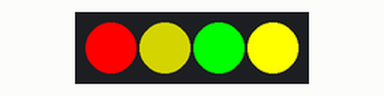
Simulated run of this sketch. Board: Arduino Uno, built with avr-gcc and run on an emulated ATmega328P. On the bench: 4 RGB LEDs in strip order, left to right.

Above: at 0.15 s.
At 4.65 s:
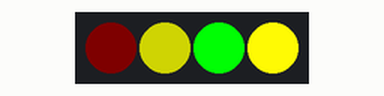
At 10.06 s:
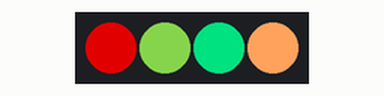
At 19.97 s:
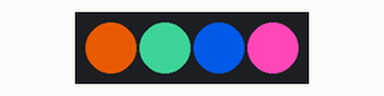
At 29.88 s:
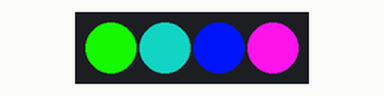
At 39.79 s:
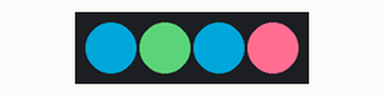
Timing chart, 0 to 40.0 s (numbered marks = the images above):
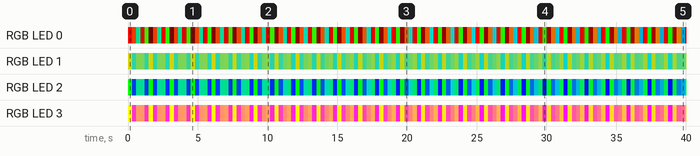

Measured:
- by itself, RGB LED 0: off → RGB(255, 0, 0) at 0.00 s, → RGB(204, 50, 0) 0.30 s later, → RGB(0, 153, 101) 0.30 s later, → RGB(153, 0, 0) 0.30 s later, … (134 changes in this stretch)
- by itself, RGB LED 2: off → RGB(0, 255, 0) at 0.00 s, → RGB(0, 50, 204) 0.30 s later, → RGB(0, 153, 101) 0.30 s later, → RGB(0, 50, 204) 0.60 s later, … (133 changes in this stretch)

The sketch:

neopixel_player.ino
```cpp
#include <Adafruit_NeoPixel.h>

extern "C" {
  #include "player.h"
}

#define PIN 1

#define NEOPIXEL_COUNT 4

#if 0
#include <stdarg.h>

void dprintf(char *fmt, ... ) {
  char buf[128]; // resulting string limited to 128 chars
  va_list args;
  va_start(args, fmt );
  vsnprintf(buf, 128, fmt, args);
  va_end(args);
  Serial.print(buf);
}
#endif

// Parameter 1 = number of pixels in strip
// Parameter 2 = pin number (most are valid)
// Parameter 3 = pixel type flags, add together as needed:
//   NEO_KHZ800  800 KHz bitstream (most NeoPixel products w/WS2812 LEDs)
//   NEO_KHZ400  400 KHz (classic 'v1' (not v2) FLORA pixels, WS2811 drivers)
//   NEO_GRB     Pixels are wired for GRB bitstream (most NeoPixel products)
//   NEO_RGB     Pixels are wired for RGB bitstream (v1 FLORA pixels, not v2)
Adafruit_NeoPixel strip = Adafruit_NeoPixel(NEOPIXEL_COUNT, PIN, NEO_GRB + NEO_KHZ800);

PROGMEM Note NEO_0[] = {
  { 255, 255,   0,   0,   0 },
  { 255, 255,   0,   0, 250 },
  { 255,   0, 255,   0, 250 },
  { 255,   0,   0, 255, 250 },
  { 255,   0,   0,   0,   0 },
  { 255,   0,   0,   0,  -1 },
};

PROGMEM Note NEO_1[] = {
  { 255, 128, 128,   0,   0 },
  { 255,   0, 128, 128, 250 },
  { 255, 128, 128,   0, 250 },
  { 255,   0, 128, 128, 250 },
  { 255, 128, 128,   0, 250 },
  { 255,   0, 128, 128,  -1 },
};

PROGMEM Note NEO_2[] = {
  { 255,   0, 255,   0,   0 },
  { 255,   0,   0, 255, 250 },
  { 255,   0, 255,   0, 250 },
  { 255,   0,   0, 255, 250 },
  { 255,   0, 255,   0, 250 },
  { 255,   0,   0,   0,  -1 },
};

PROGMEM Note NEO_3[] = {
  { 255, 255, 255,   0,   0 },
  { 255, 255,   0, 255, 250 },
  { 255, 255, 255,   0, 250 },
  { 255, 255,   0, 255, 250 },
  { 255, 255, 255,   0, 250 },
  { 255, 255,   0,   0,  -1 },
};

PlayerData players[4];
#define PLAYERDATA_END (players + sizeof(players) / sizeof(*players))

unsigned long timestamp;

void setup() {
  timestamp = millis();
  playerInitData(&players[0], 0, NEO_0);
  playerInitData(&players[1], 1, NEO_1);
  playerInitData(&players[2], 2, NEO_2);
  playerInitData(&players[3], 3, NEO_3);

  strip.begin();
  strip.clear();
  strip.show(); // Initialize all pixels to 'off'
}

void loop() {
  unsigned long now = millis();
  unsigned long dt = now - timestamp;
  timestamp = now;

  for (PlayerData* p = players; p < PLAYERDATA_END; ++p) {
    playerUpdate(p, dt);
    strip.setPixelColor(
        p->pixel,
        playerGetRed(p),
        playerGetGreen(p),
        playerGetBlue(p));

    playerResetIfDone(p);
  }
  strip.show();
}
```

player.c
```cpp
#ifdef ARDUINO
  #define dprintf
#else
  #include <stdio.h>
  #define dprintf printf
#endif

#include "player.h"

void playerInitData(PlayerData* pData, uint16_t pixel, Note* pNote) {
  Note note;

  pData->pixel = pixel;
  pData->pNotes = pData->pNote = pNote;

  memcpy_P(&note, pData->pNote, sizeof(note));

  pData->r = pData->r0 = FIXED_MAKE(note.r);
  pData->g = pData->g0 = FIXED_MAKE(note.g);
  pData->b = pData->b0 = FIXED_MAKE(note.b);

  ++pData->pNote;
  memcpy_P(&note, pData->pNote, sizeof(note));

  pData->r1 = FIXED_MAKE(note.r);
  pData->g1 = FIXED_MAKE(note.g);
  pData->b1 = FIXED_MAKE(note.b);
  pData->t = FIXED_MAKE(note.msec);

  pData->elapsedMsec = 0;
}

uint8_t playerGetRed(PlayerData* pData) {
  return (uint8_t) constrain(FIXED_TO_INT(pData->r), 0, 255);
}

uint8_t playerGetGreen(PlayerData* pData) {
  return (uint8_t) constrain(FIXED_TO_INT(pData->g), 0, 255);
}

uint8_t playerGetBlue(PlayerData* pData) {
  return (uint8_t) constrain(FIXED_TO_INT(pData->b), 0, 255);
}

FIXED lerp(FIXED v0, FIXED v1, FIXED t) {
  return FIXED_MUL((FIXED_MAKE(1) - t), v0) + FIXED_MUL(t, v1);
}

void playerUpdate(PlayerData* pData, unsigned long dt) {
  Note note;

  if (pData->pNote == 0) {
    // end of data reached
    return;
  }

  pData->elapsedMsec += FIXED_MAKE(dt);
  if (pData->elapsedMsec < pData->t) {
    dprintf(
        "interpolate: elapsedMsec=%d t=%d\n",
        FIXED_TO_INT(pData->elapsedMsec), FIXED_TO_INT(pData->t));
    // interpolate
    FIXED tt = (pData->t == 0) ? FIXED_MAKE(1) : FIXED_DIV(pData->elapsedMsec, pData->t);
    pData->r = lerp(pData->r0, pData->r1, tt);
    pData->g = lerp(pData->g0, pData->g1, tt);
    pData->b = lerp(pData->b0, pData->b1, tt);

  } else {
    while (pData->elapsedMsec >= pData->t) {
      // advance index and see if end of data reached
      ++pData->pNote;
      memcpy_P(&note, pData->pNote, sizeof(note));

      if (note.msec < 0) {
        // set the final color
        pData->r = pData->r1;
        pData->g = pData->g1;
        pData->b = pData->b1;
	pData->pNote = 0;
	return;
      }

      pData->r = pData->r0 = pData->r1;
      pData->g = pData->g0 = pData->g1;
      pData->b = pData->b0 = pData->b1;

      pData->r1 = FIXED_MAKE(note.r);
      pData->g1 = FIXED_MAKE(note.g);
      pData->b1 = FIXED_MAKE(note.b);

      pData->t = FIXED_MAKE(note.msec);
      pData->elapsedMsec -= pData->t;
    }
  }
}

void playerResetIfDone(PlayerData* pData) {
  if (pData->pNote == 0) {
    pData->pNote = pData->pNotes;
  }
}


#if 0
#include <stdio.h>

int main() {
  Note notes[] = {
    { 255, 255,   0,   0,   0 },
    { 255,   0, 255, 128,  15 },
    { 255, 255,   0,   0,  15 },
    { 255,   0, 255, 128,  15 },
    { 255, 255,   0,   0,  -1 },
  };

  PlayerData player;
  playerInitData(&player, 0, notes);

  int idx;
  for (idx = 0; idx < 30; ++idx) {
    playerUpdate(&player, 5);
    printf(
        "%3d: pixel=%d rgb=(%3d,%3d,%3d) pNote=%ld\n",
        idx,
        player.pixel,
        playerGetRed(&player),
        playerGetGreen(&player),
        playerGetBlue(&player),
        player.pNote == 0 ? -1 : player.pNote - player.pNotes);
    playerResetIfDone(&player);
  }
  return 0;
}
#endif
```

player.h
```cpp
#define __STDC_FORMAT_MACROS
#include <inttypes.h>

#include <avr/pgmspace.h>


#define constrain(amt,low,high) ((amt)<(low)?(low):((amt)>(high)?(high):(amt)))

typedef int32_t FIXED;

#define FIXED_BITS        32
#define FIXED_WBITS       24
#define FIXED_FBITS       8
#define FIXED_TO_INT(a)   ((a) >> FIXED_FBITS)
#define FIXED_FROM_INT(a) (((FIXED) (a)) << FIXED_FBITS)
#define FIXED_MAKE(a)     (FIXED_FROM_INT(a))
#define FIXED_MUL(a,b)    (((a) * (b)) >> FIXED_FBITS)
#define FIXED_DIV(a,b)    (((a) << FIXED_FBITS) / (b))

typedef struct {
  uint8_t br;      // brightness
  uint8_t r;       // red
  uint8_t g;       // green
  uint8_t b;       // blue
  int16_t msec;    // duration
} Note;

typedef struct {
  uint16_t pixel;
  Note* pNotes;
  Note* pNote;

  FIXED r;
  FIXED g;
  FIXED b;

  FIXED r0;
  FIXED g0;
  FIXED b0;

  FIXED r1;
  FIXED g1;
  FIXED b1;

  FIXED t;
  FIXED elapsedMsec;
} PlayerData;

void playerInitData(PlayerData* pData, uint16_t pixel, Note* pNote);

uint8_t playerGetRed(PlayerData* pData);
uint8_t playerGetGreen(PlayerData* pData);
uint8_t playerGetBlue(PlayerData* pData);

void playerUpdate(PlayerData* pData, unsigned long dt);
void playerResetIfDone(PlayerData* pData);
```
